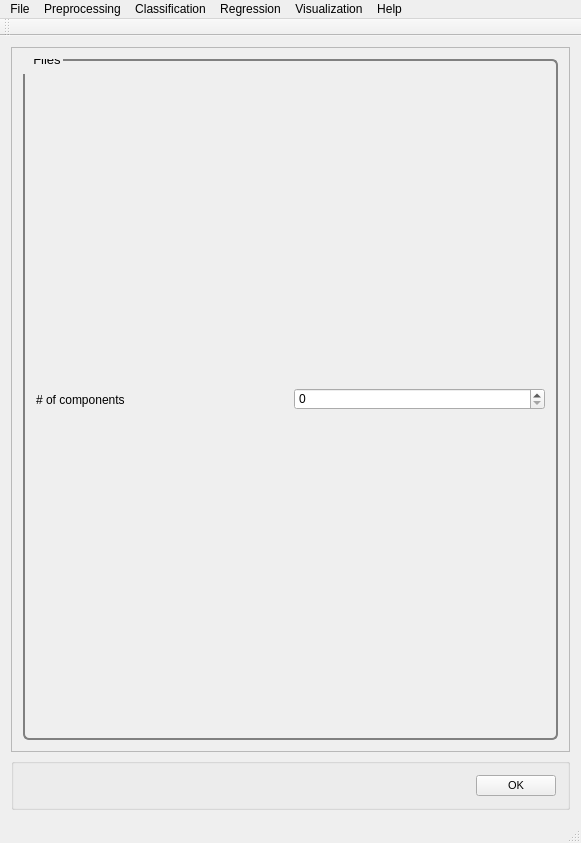
<?xml version="1.0" encoding="UTF-8"?>
<ui version="4.0">
 <class>MainWindow</class>
 <widget class="QMainWindow" name="MainWindow">
  <property name="geometry">
   <rect>
    <x>0</x>
    <y>0</y>
    <width>581</width>
    <height>843</height>
   </rect>
  </property>
  <property name="windowTitle">
   <string>PYSAT</string>
  </property>
  <widget class="QWidget" name="centralWidget">
   <layout class="QVBoxLayout" name="verticalLayout_9">
    <item>
     <widget class="QScrollArea" name="scrollArea">
      <property name="widgetResizable">
       <bool>true</bool>
      </property>
      <widget class="QWidget" name="scrollAreaWidgetContents_2">
       <property name="geometry">
        <rect>
         <x>0</x>
         <y>0</y>
         <width>561</width>
         <height>721</height>
        </rect>
       </property>
       <property name="font">
        <font>
         <pointsize>8</pointsize>
        </font>
       </property>
       <property name="styleSheet">
        <string notr="true">QGroupBox {
  border: 2px solid gray;
  border-radius: 6px;
  margin-top: 0.5em;
}

QGroupBox::title {

  padding-top: -14px;
  padding-left: 8px;
}
</string>
       </property>
       <layout class="QVBoxLayout" name="verticalLayout_8">
        <item>
         <widget class="QGroupBox" name="pls">
          <property name="font">
           <font>
            <pointsize>10</pointsize>
           </font>
          </property>
          <property name="title">
           <string>Files</string>
          </property>
          <layout class="QHBoxLayout" name="horizontalLayout">
           <item>
            <widget class="QLabel" name="pls_label">
             <property name="text">
              <string># of components</string>
             </property>
            </widget>
           </item>
           <item>
            <widget class="QSpinBox" name="pls_spinbox"/>
           </item>
          </layout>
         </widget>
        </item>
       </layout>
      </widget>
     </widget>
    </item>
    <item>
     <widget class="QGroupBox" name="OK">
      <layout class="QHBoxLayout" name="ok">
       <item>
        <spacer name="horizontalSpacer_5">
         <property name="orientation">
          <enum>Qt::Horizontal</enum>
         </property>
         <property name="sizeHint" stdset="0">
          <size>
           <width>40</width>
           <height>20</height>
          </size>
         </property>
        </spacer>
       </item>
       <item>
        <widget class="QPushButton" name="okButton">
         <property name="font">
          <font>
           <pointsize>8</pointsize>
          </font>
         </property>
         <property name="mouseTracking">
          <bool>false</bool>
         </property>
         <property name="text">
          <string>OK</string>
         </property>
        </widget>
       </item>
      </layout>
     </widget>
    </item>
   </layout>
  </widget>
  <widget class="QToolBar" name="mainToolBar">
   <attribute name="toolBarArea">
    <enum>TopToolBarArea</enum>
   </attribute>
   <attribute name="toolBarBreak">
    <bool>false</bool>
   </attribute>
  </widget>
  <widget class="QStatusBar" name="statusBar"/>
  <widget class="QMenuBar" name="menuBar">
   <property name="geometry">
    <rect>
     <x>0</x>
     <y>0</y>
     <width>581</width>
     <height>21</height>
    </rect>
   </property>
   <widget class="QMenu" name="menuFile">
    <property name="title">
     <string>File</string>
    </property>
    <addaction name="actionLoad_Refence_Data"/>
    <addaction name="actionLoad_Unknown_Data"/>
    <addaction name="actionSet_output_location"/>
    <addaction name="separator"/>
    <addaction name="actionSave_Current_Plots"/>
    <addaction name="actionSave_Current_Data"/>
    <addaction name="separator"/>
    <addaction name="actionCreate_New_Workflow"/>
    <addaction name="actionSave_Current_Workflow"/>
    <addaction name="separator"/>
    <addaction name="actionExit"/>
   </widget>
   <widget class="QMenu" name="menuPreprocessing">
    <property name="title">
     <string>Preprocessing</string>
    </property>
    <widget class="QMenu" name="menuBaseline_Removal">
     <property name="title">
      <string>Baseline Removal</string>
     </property>
     <addaction name="actionALS"/>
     <addaction name="actionDietrich"/>
     <addaction name="actionPolyFit"/>
     <addaction name="actionAirPLS"/>
     <addaction name="actionFABC"/>
     <addaction name="actionKK"/>
     <addaction name="actionMario"/>
     <addaction name="actionMedian"/>
     <addaction name="actionRubberband"/>
     <addaction name="actionUndecimated_Wavelet"/>
    </widget>
    <widget class="QMenu" name="menuCalibration_Transfer">
     <property name="title">
      <string>Calibration Transfer</string>
     </property>
     <addaction name="actionRatio"/>
     <addaction name="actionTommy_s_Methgod"/>
     <addaction name="actionPiecewise_Direct_Standardization"/>
     <addaction name="actionOthers_3"/>
    </widget>
    <addaction name="actionNormalization"/>
    <addaction name="actionNoise_Reduction"/>
    <addaction name="actionApply_Mask"/>
    <addaction name="actionInterpolate"/>
    <addaction name="actionInstrument_Response"/>
    <addaction name="menuBaseline_Removal"/>
    <addaction name="menuCalibration_Transfer"/>
    <addaction name="actionICA_2"/>
    <addaction name="actionPCA_2"/>
   </widget>
   <widget class="QMenu" name="menuRegression">
    <property name="title">
     <string>Regression</string>
    </property>
    <addaction name="actionCross_Validation"/>
    <addaction name="actionTrain"/>
    <addaction name="actionPredict"/>
    <addaction name="actionCreate_N_Folds"/>
    <addaction name="actionCreate_Test_Folds"/>
    <addaction name="actionSubmodel_Ranges"/>
   </widget>
   <widget class="QMenu" name="menuHelp">
    <property name="title">
     <string>Help</string>
    </property>
    <addaction name="actionIndex"/>
    <addaction name="actionContent_2"/>
    <addaction name="separator"/>
    <addaction name="actionAbout"/>
    <addaction name="actionAbout_QtCreator"/>
   </widget>
   <widget class="QMenu" name="menuClassification">
    <property name="title">
     <string>Classification</string>
    </property>
    <widget class="QMenu" name="menuSupervised">
     <property name="title">
      <string>Supervised</string>
     </property>
     <addaction name="actionPLS_DA"/>
     <addaction name="actionSIMCA"/>
    </widget>
    <widget class="QMenu" name="menuClustering">
     <property name="title">
      <string>Clustering</string>
     </property>
     <addaction name="actionK_means"/>
     <addaction name="actionHierarchical_2"/>
    </widget>
    <addaction name="menuSupervised"/>
    <addaction name="menuClustering"/>
   </widget>
   <widget class="QMenu" name="menuVisualization">
    <property name="title">
     <string>Visualization</string>
    </property>
    <addaction name="actionLine_Plot"/>
    <addaction name="action1_to_1_Plot"/>
    <addaction name="actionScatter_Plot"/>
   </widget>
   <addaction name="menuFile"/>
   <addaction name="menuPreprocessing"/>
   <addaction name="menuClassification"/>
   <addaction name="menuRegression"/>
   <addaction name="menuVisualization"/>
   <addaction name="menuHelp"/>
  </widget>
  <action name="actionLoad_Refence_Data">
   <property name="text">
    <string>Load Refence Data</string>
   </property>
  </action>
  <action name="actionLoad_Unknown_Data">
   <property name="text">
    <string>Load Unknown Data</string>
   </property>
  </action>
  <action name="actionSave_Current_Workflow">
   <property name="text">
    <string>Save Current Workflow</string>
   </property>
  </action>
  <action name="actionSave_Current_Plots">
   <property name="text">
    <string>Save Current Plots</string>
   </property>
  </action>
  <action name="actionSave_Current_Data">
   <property name="text">
    <string>Save Current Data</string>
   </property>
  </action>
  <action name="actionCreate_New_Workflow">
   <property name="text">
    <string>Create New Workflow</string>
   </property>
  </action>
  <action name="actionNoise_Reduction">
   <property name="text">
    <string>Noise Reduction</string>
   </property>
  </action>
  <action name="actionApply_Mask">
   <property name="text">
    <string>Apply Mask</string>
   </property>
  </action>
  <action name="actionInterpolate">
   <property name="text">
    <string>Interpolate (unknown to known)</string>
   </property>
  </action>
  <action name="actionInstrument_Response">
   <property name="text">
    <string>Instrument Response</string>
   </property>
  </action>
  <action name="actionALS">
   <property name="text">
    <string>ALS</string>
   </property>
  </action>
  <action name="actionDietrich">
   <property name="text">
    <string>Dietrich</string>
   </property>
  </action>
  <action name="actionPolyFit">
   <property name="text">
    <string>PolyFit</string>
   </property>
  </action>
  <action name="actionAirPLS">
   <property name="text">
    <string>AirPLS</string>
   </property>
  </action>
  <action name="actionFABC">
   <property name="text">
    <string>FABC</string>
   </property>
  </action>
  <action name="actionKK">
   <property name="text">
    <string>KK</string>
   </property>
  </action>
  <action name="actionMario">
   <property name="text">
    <string>Mario</string>
   </property>
  </action>
  <action name="actionMedian">
   <property name="text">
    <string>Median</string>
   </property>
  </action>
  <action name="actionRubberband">
   <property name="text">
    <string>Rubberband</string>
   </property>
  </action>
  <action name="actionUndecimated_Wavelet">
   <property name="text">
    <string>Undecimated Wavelet</string>
   </property>
  </action>
  <action name="actionRatio">
   <property name="text">
    <string>Ratio</string>
   </property>
  </action>
  <action name="actionTommy_s_Methgod">
   <property name="text">
    <string>Tommy's Method</string>
   </property>
  </action>
  <action name="actionPiecewise_Direct_Standardization">
   <property name="text">
    <string>Piecewise Direct Standardization</string>
   </property>
  </action>
  <action name="actionPCA">
   <property name="text">
    <string>PCA</string>
   </property>
  </action>
  <action name="actionICA">
   <property name="text">
    <string>ICA</string>
   </property>
  </action>
  <action name="actionK_Means">
   <property name="text">
    <string>K-Means</string>
   </property>
  </action>
  <action name="actionHierarchical">
   <property name="text">
    <string>Hierarchical</string>
   </property>
  </action>
  <action name="actionOthers">
   <property name="text">
    <string>Others...</string>
   </property>
  </action>
  <action name="actionOthers_2">
   <property name="text">
    <string>Others...</string>
   </property>
  </action>
  <action name="actionOthers_3">
   <property name="text">
    <string>Others...</string>
   </property>
  </action>
  <action name="actionPLS">
   <property name="text">
    <string>PLS</string>
   </property>
  </action>
  <action name="actionSM_PLS">
   <property name="text">
    <string>SM-PLS</string>
   </property>
  </action>
  <action name="actionICA_Regression">
   <property name="text">
    <string>ICA Regression</string>
   </property>
  </action>
  <action name="actionGaussian_Process">
   <property name="text">
    <string>Gaussian Process</string>
   </property>
  </action>
  <action name="actionMLP">
   <property name="text">
    <string>MLP</string>
   </property>
  </action>
  <action name="actionSVM">
   <property name="text">
    <string>SVM</string>
   </property>
  </action>
  <action name="actionOthers_4">
   <property name="text">
    <string>Others...</string>
   </property>
  </action>
  <action name="actionOthers_5">
   <property name="text">
    <string>Others...</string>
   </property>
  </action>
  <action name="actionIndex">
   <property name="text">
    <string>Index</string>
   </property>
  </action>
  <action name="actionContent_2">
   <property name="text">
    <string>Content</string>
   </property>
  </action>
  <action name="actionAbout">
   <property name="text">
    <string>About...</string>
   </property>
  </action>
  <action name="actionAbout_QtCreator">
   <property name="text">
    <string>About Qt...</string>
   </property>
  </action>
  <action name="actionExit">
   <property name="text">
    <string>Exit</string>
   </property>
  </action>
  <action name="actionNormalization">
   <property name="text">
    <string>Normalization</string>
   </property>
  </action>
  <action name="actionICA_2">
   <property name="text">
    <string>ICA</string>
   </property>
  </action>
  <action name="actionPCA_2">
   <property name="text">
    <string>PCA</string>
   </property>
  </action>
  <action name="actionPLS_DA">
   <property name="text">
    <string>PLS-DA</string>
   </property>
  </action>
  <action name="actionSIMCA">
   <property name="text">
    <string>SIMCA</string>
   </property>
  </action>
  <action name="actionK_means">
   <property name="text">
    <string>K-means</string>
   </property>
  </action>
  <action name="actionHierarchical_2">
   <property name="text">
    <string>Hierarchical</string>
   </property>
  </action>
  <action name="actionCross_Validation">
   <property name="text">
    <string>Cross Validation</string>
   </property>
  </action>
  <action name="actionTrain">
   <property name="text">
    <string>Train</string>
   </property>
  </action>
  <action name="actionPredict">
   <property name="text">
    <string>Predict</string>
   </property>
  </action>
  <action name="actionLine_Plot">
   <property name="text">
    <string>Line Plot</string>
   </property>
  </action>
  <action name="action1_to_1_Plot">
   <property name="text">
    <string>1 to 1 Plot</string>
   </property>
  </action>
  <action name="actionScatter_Plot">
   <property name="text">
    <string>Scatter Plot</string>
   </property>
  </action>
  <action name="actionSet_output_location">
   <property name="text">
    <string>Output Location</string>
   </property>
  </action>
  <action name="actionCreate_N_Folds">
   <property name="text">
    <string>Create N Folds</string>
   </property>
  </action>
  <action name="actionCreate_Test_Folds">
   <property name="text">
    <string>Create Test Folds</string>
   </property>
  </action>
  <action name="actionSubmodel_Ranges">
   <property name="text">
    <string>Submodel Ranges</string>
   </property>
  </action>
 </widget>
 <layoutdefault spacing="6" margin="11"/>
 <resources/>
 <connections/>
</ui>
